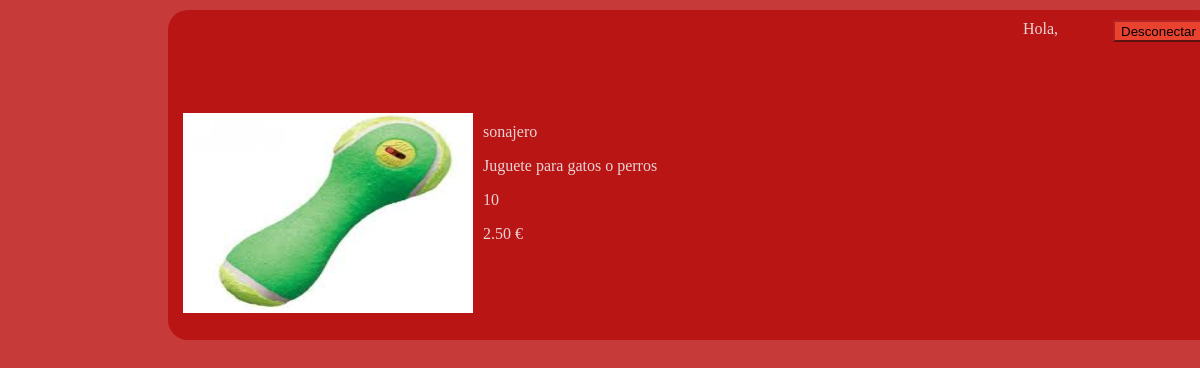
The page /PHP/accesorioinfo.php?id=2 on the database as committed earlier.
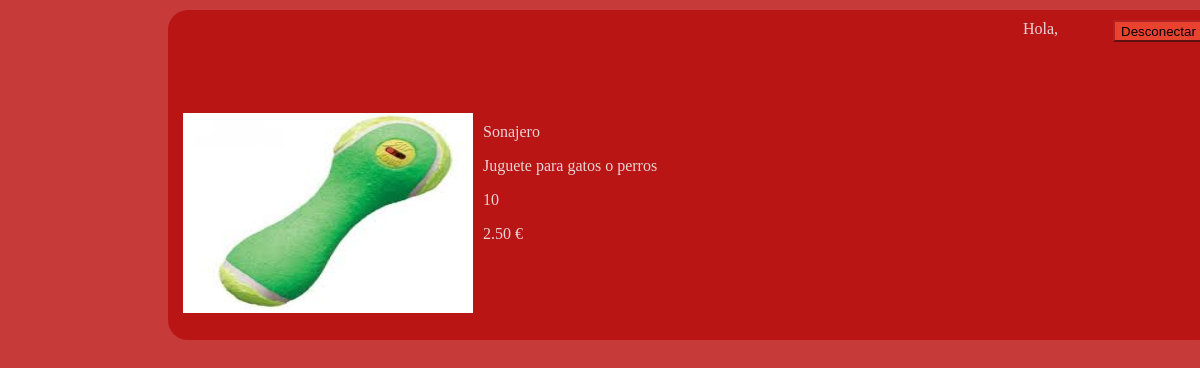
The same page on the database as committed later.
### tables this page shows
create table accesorio
(
	idaccesorio		int auto_increment not null,
	nombre			varchar(50),
	descripcion		varchar(50),
	cantidad		int,
	precio			decimal(4,2),
	imagen			varchar(500),
	primary key(idaccesorio)
	);

### PHP/accesorioinfo.php (the view, shortened to what this page needs)
<!DOCTYPE html>
<html lang="en">
<head>
    <link rel="stylesheet" href="css/accesorioinfo.css">
</head>
<body>
    <?php
        include_once "conec.php";
        $infoacces = "SELECT * FROM accesorio WHERE idaccesorio = {$_GET['id']};";
        if ($result = $connection->query($infoacces)) {
            if ($result){
                $obj = $result->fetch_object();
        echo "<div id='caja'>";
                echo "<input type='submit' name='desloguear' value='Desconectar'>";
                echo "<p id=saludo> Hola, $nombreusu</p>";
            echo "<div id='foto'>";
                echo "<p><img src='".$obj->imagen."' width='250px' height='250px'></p>";
            echo "</div>";
                echo "<div id='info'>";
                echo "<p><b> </b>".$obj->nombre."</p>";
                echo "<p><b> </b>".$obj->descripcion."</p>";
                echo "<p><b> </b>".$obj->cantidad."</p>";
                echo "<p><b> </b>".$obj->precio." €</p>";
            echo "</div>";
        echo "</div>";
            }else
                echo "Imposible conseguir los datos";
        }else
            echo "Query Failed";
    ?>
</body>
</html>

Rows that differ between the two databases and show on the page:
changed accesorio "Juguete para gatos o perros": nombre "sonajero" → "Sonajero"
